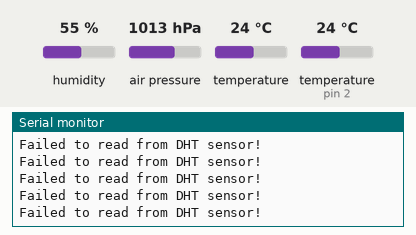
A sketch run on a simulated Arduino Uno, built with avr-gcc and run on an emulated ATmega328P. On the bench: the last lines printed to the serial monitor. Wiring (inferred from the names in the program): DHT11 sensor: data pin 2; BMP180 pressure sensor at I2C address 0x77. The inputs (shaded band) are chosen by the test bench; at power-on: humidity 55 %, air pressure 1013 hPa, temperature 24 °C, temperature (sensor on pin 2) 24 °C. No radio packets arrive unless stated.

Above: at 1.4 s.
1.5 s: humidity set to 22 %
At 3.2 s:
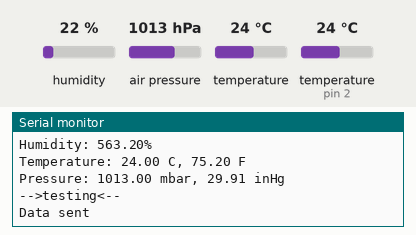
3.8 s: air pressure set to 952 hPa
At 5.3 s:
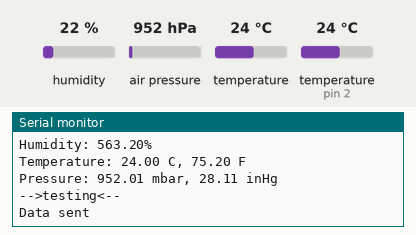
5.5 s: temperature (sensor 0) set to 12 °C
7.2 s: humidity set to 40 %
8.9 s: air pressure set to 975 hPa
At 10.6 s:
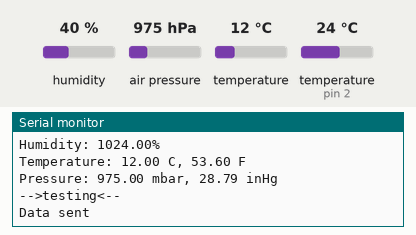
Timing chart, 0 to 11.6 s (numbered marks = the images above; inputs shaded):
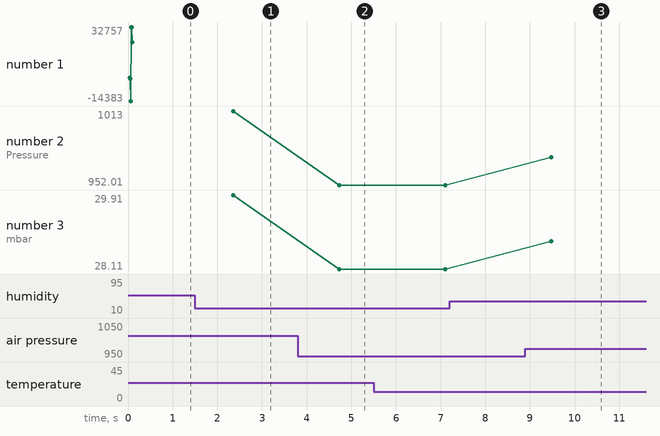

Measured:
- after the input at 1.5 s, the serial monitor: prints a new line after 0.80 s (image 1)
- after the input at 3.8 s, the serial monitor: prints a new line after 0.93 s (image 2)
- after the input at 8.9 s, the serial monitor: prints a new line after 0.58 s (image 3)
- plotted number 2: 1013 → 952.01 after the input at 3.8 s, 952.01 → 975 after the input at 8.9 s
- plotted number 3: 29.91 → 28.11 after the input at 3.8 s, 28.11 → 28.79 after the input at 8.9 s

The sketch:

transmit.ino
```cpp
/**********************************************************
 Bosch Pressure Sensor BMP085 / BMP180 readout routine
 for the Arduino platform.

 Compiled by Leo Nutz
 www.ALTDuino.de
**********************************************************/

#include "DHT.h"        // Adafruit DHTxx lib
#include <Wire.h>       // Wire lib for I2C
#include <VirtualWire.h>

#define TXPIN 12
#define BMPPIN 0x77                 // Sensor address
#define DHTPIN 2        // Digital pin the DHT22 is connected to
#define DHTTYPE DHT22   // Sensor type (DHT11, DHT22 etc)
DHT dht(DHTPIN, DHTTYPE);   // Create DHT sensor object

int RF_TX_PIN = 12;

int16_t  ac1, ac2, ac3, b1, b2, mb, mc, md; // Store sensor PROM values from BMP180
uint16_t ac4, ac5, ac6;                     // Store sensor PROM values from BMP180
// Ultra Low Power       OSS = 0, OSD =  5ms
// Standard              OSS = 1, OSD =  8ms
// High                  OSS = 2, OSD = 14ms
// Ultra High Resolution OSS = 3, OSD = 26ms
const uint8_t oss = 3;                      // Set oversampling setting
const uint8_t osd = 26;                     // with corresponding oversampling delay

float T, P;                                 // Set global variables for temperature and pressure

void setup()
{
 Wire.begin();                             // Activate I2C
 Serial.begin(9600);                       // Set up serial port
 init_SENSOR();                            // Initialize baro sensor variables
 // Setup transmit pin
 vw_set_tx_pin(RF_TX_PIN);
 vw_setup(2000); //
 delay(100);

}

void loop()
{
 int32_t b5;

 float h = dht.readHumidity();         // Read humidity
  float t = dht.readTemperature();      // Read temperatre in celcius
  float f = dht.readTemperature(true);  // Read temperature in farenheit

  // Check if any reads failed and exit early (to try again).
  if (isnan(h) || isnan(t) || isnan(f)) {
    Serial.println("Failed to read from DHT sensor!");
    return;
  }
  // Compute heat index in Celsius (isFahreheit = false)
  float hic = dht.computeHeatIndex(t, h, false);

  // Print everything
  Serial.print("Humidity: ");
  Serial.print(h);
  Serial.println("%");

 b5 = temperature();                       // Read and calculate temperature (T)

 Serial.print("Temperature: ");
 Serial.print(T, 2);
 Serial.print(" C, ");
 Serial.print(1.8 * T + 32.0, 2);
 Serial.println(" F");

 P = pressure(b5);                         // Read and calculate pressure (P)

 Serial.print("Pressure: ");
 Serial.print(P, 2);
 Serial.print(" mbar, ");
 Serial.print(P * 0.0295299830714, 2);
 Serial.println(" inHg");
 Serial.println("");

 SendData("testing");
 delay(2000);                               // Delay between each readout

}


void SendData(String Data)
{
  //Debug
  Serial.println("-->"+ Data + "<-- ");

  //Making char Array of String
  const char* rawdata = Data.c_str();

  digitalWrite(13, true); // Flash a light to show transmitting
  vw_send((uint8_t *)rawdata, strlen(rawdata)); //Send Data
  vw_wait_tx(); // Wait until the whole message is gone
  digitalWrite(13, false);
  Serial.println("Data sent");
}

/**********************************************
 Initialize sensor variables
**********************************************/
void init_SENSOR()
{
 ac1 = read_2_bytes(0xAA);
 ac2 = read_2_bytes(0xAC);
 ac3 = read_2_bytes(0xAE);
 ac4 = read_2_bytes(0xB0);
 ac5 = read_2_bytes(0xB2);
 ac6 = read_2_bytes(0xB4);
 b1  = read_2_bytes(0xB6);
 b2  = read_2_bytes(0xB8);
 mb  = read_2_bytes(0xBA);
 mc  = read_2_bytes(0xBC);
 md  = read_2_bytes(0xBE);

 Serial.println("");
 Serial.println("Sensor calibration data:");
 Serial.print(F("AC1 = ")); Serial.println(ac1);
 Serial.print(F("AC2 = ")); Serial.println(ac2);
 Serial.print(F("AC3 = ")); Serial.println(ac3);
 Serial.print(F("AC4 = ")); Serial.println(ac4);
 Serial.print(F("AC5 = ")); Serial.println(ac5);
 Serial.print(F("AC6 = ")); Serial.println(ac6);
 Serial.print(F("B1 = "));  Serial.println(b1);
 Serial.print(F("B2 = "));  Serial.println(b2);
 Serial.print(F("MB = "));  Serial.println(mb);
 Serial.print(F("MC = "));  Serial.println(mc);
 Serial.print(F("MD = "));  Serial.println(md);
 Serial.println("");
}

/**********************************************
 Calcualte pressure readings
**********************************************/
float pressure(int32_t b5)
{
 int32_t x1, x2, x3, b3, b6, p, UP;
 uint32_t b4, b7;

 UP = read_pressure();                         // Read raw pressure

 b6 = b5 - 4000;
 x1 = (b2 * (b6 * b6 >> 12)) >> 11;
 x2 = ac2 * b6 >> 11;
 x3 = x1 + x2;
 b3 = (((ac1 * 4 + x3) << oss) + 2) >> 2;
 x1 = ac3 * b6 >> 13;
 x2 = (b1 * (b6 * b6 >> 12)) >> 16;
 x3 = ((x1 + x2) + 2) >> 2;
 b4 = (ac4 * (uint32_t)(x3 + 32768)) >> 15;
 b7 = ((uint32_t)UP - b3) * (50000 >> oss);
 if(b7 < 0x80000000) { p = (b7 << 1) / b4; } else { p = (b7 / b4) << 1; } // or p = b7 < 0x80000000 ? (b7 * 2) / b4 : (b7 / b4) * 2;
 x1 = (p >> 8) * (p >> 8);
 x1 = (x1 * 3038) >> 16;
 x2 = (-7357 * p) >> 16;
 return (p + ((x1 + x2 + 3791) >> 4)) / 100.0f; // Return pressure in mbar
}

/**********************************************
 Read uncompensated temperature
**********************************************/
int32_t temperature()
{
 int32_t x1, x2, b5, UT;

 Wire.beginTransmission(BMPPIN); // Start transmission to device
 Wire.write(0xf4);                       // Sends register address
 Wire.write(0x2e);                       // Write data
 Wire.endTransmission();                 // End transmission
 delay(5);                               // Datasheet suggests 4.5 ms

 UT = read_2_bytes(0xf6);                // Read uncompensated TEMPERATURE value

 // Calculate true temperature
 x1 = (UT - (int32_t)ac6) * (int32_t)ac5 >> 15;
 x2 = ((int32_t)mc << 11) / (x1 + (int32_t)md);
 b5 = x1 + x2;
 T  = (b5 + 8) >> 4;
 T = T / 10.0;                           // Temperature in celsius
 return b5;
}

/**********************************************
 Read uncompensated pressure value
**********************************************/
int32_t read_pressure()
{
 int32_t value;
 Wire.beginTransmission(BMPPIN);   // Start transmission to device
 Wire.write(0xf4);                         // Sends register address to read from
 Wire.write(0x34 + (oss << 6));            // Write data
 Wire.endTransmission();                   // SEd transmission
 delay(osd);                               // Oversampling setting delay
 Wire.beginTransmission(BMPPIN);
 Wire.write(0xf6);                         // Register to read
 Wire.endTransmission();
 Wire.requestFrom(BMPPIN, 3);      // Request three bytes
 if(Wire.available() >= 3)
 {
   value = (((int32_t)Wire.read() << 16) | ((int32_t)Wire.read() << 8) | ((int32_t)Wire.read())) >> (8 - oss);
 }
 return value;                             // Return value
}

/**********************************************
 Read 1 byte from the BMP sensor
**********************************************/
uint8_t read_1_byte(uint8_t code)
{
 uint8_t value;
 Wire.beginTransmission(BMPPIN);         // Start transmission to device
 Wire.write(code);                               // Sends register address to read from
 Wire.endTransmission();                         // End transmission
 Wire.requestFrom(BMPPIN, 1);            // Request data for 1 byte to be read
 if(Wire.available() >= 1)
 {
   value = Wire.read();                          // Get 1 byte of data
 }
 return value;                                   // Return value
}

/**********************************************
 Read 2 bytes from the BMP sensor
**********************************************/
uint16_t read_2_bytes(uint8_t code)
{
 uint16_t value;
 Wire.beginTransmission(BMPPIN);         // Start transmission to device
 Wire.write(code);                               // Sends register address to read from
 Wire.endTransmission();                         // End transmission
 Wire.requestFrom(BMPPIN, 2);            // Request 2 bytes from device
 if(Wire.available() >= 2)
 {
   value = (Wire.read() << 8) | Wire.read();     // Get 2 bytes of data
 }
 return value;                                   // Return value
}
```
